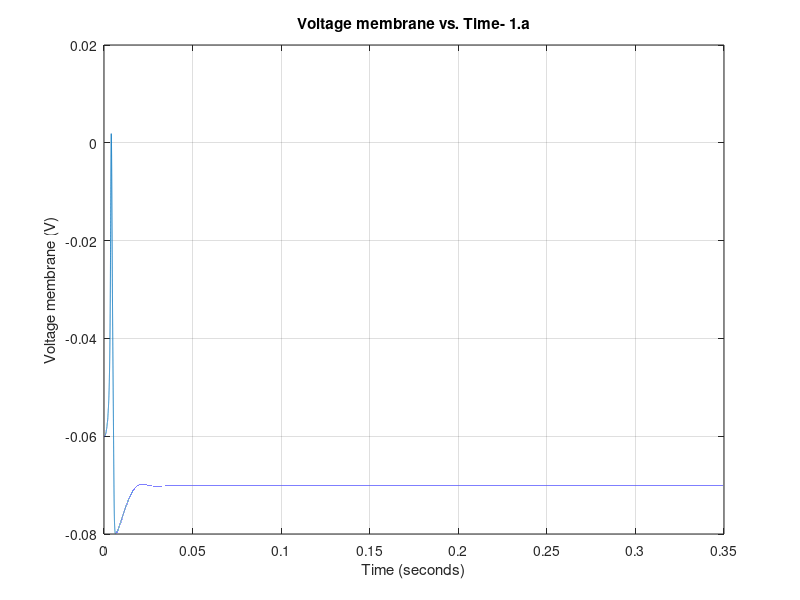
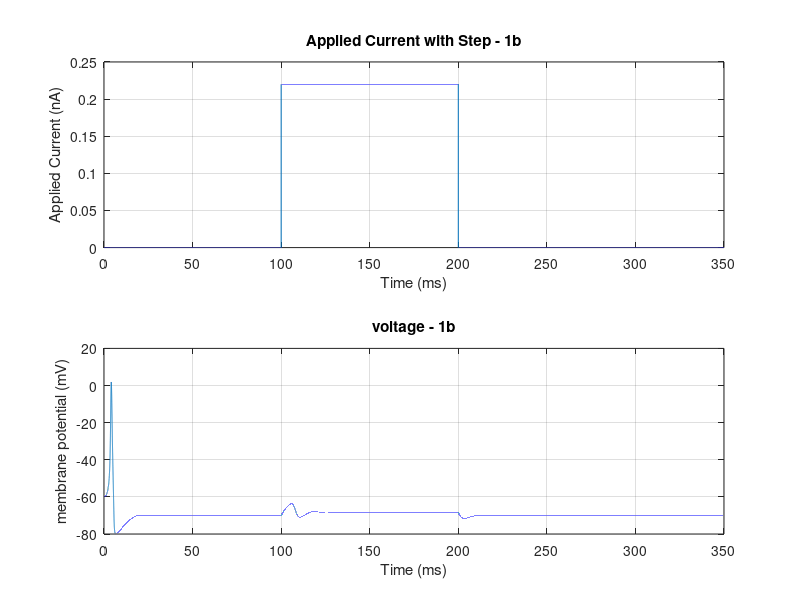
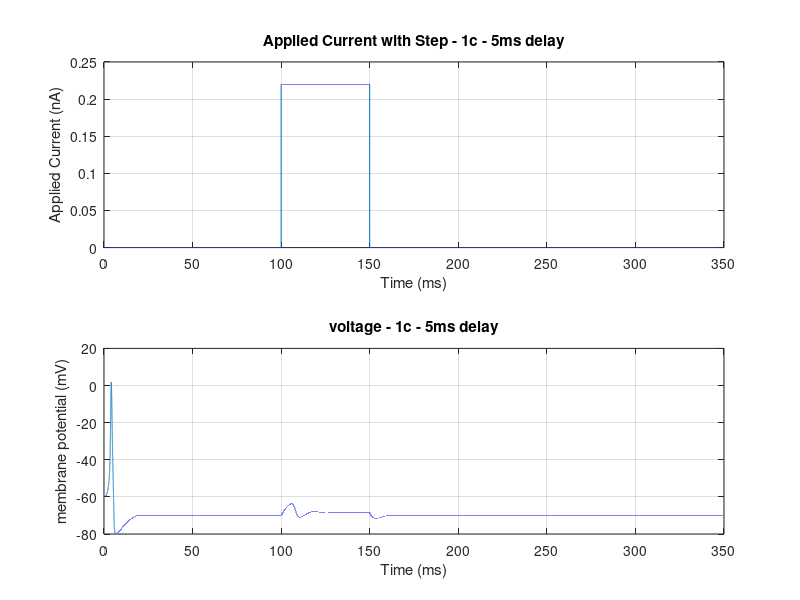

Reproduce these figures in MATLAB, in order. (Note: a time limit stopped this script after it produced the figures.)
close all
clear
clc

G_Leak = 30E-9; % Leak conductance (S)
R_m = 1/G_Leak;% resistance (ohm)
G_Na = 12E-6; %sodium conductance 
G_K = 3.6E-6; %potassium conductance
E_Na = 45E-3;
E_K = -82E-3;
leak_potential = -60E-3;
C_m = 100E-12;
tau_m = R_m*C_m;
dt = 0.02E-4;
tmax = 0.35;
time_vector =0:dt:tmax;

v = zeros(size(time_vector));
v(1) = leak_potential;
%part a
applied_current = zeros(size(time_vector));
%initialize gating variables
m = zeros(size(time_vector));
h = zeros(size(time_vector));
n = zeros(size(time_vector));
m(1) = 0;
h(1) = 0;
n(1) = 0;
for j = 1:length(time_vector)-1
    v(j+1) = v(j) + dt*( G_Leak*(leak_potential-v(j)) + G_Na*(m(j)^3)*h(j)*(E_Na-v(j))+G_K*(n(j)^4)*(E_K-v(j))+ applied_current(j))/C_m;
    if ( v(j) == -0.045 )     % to avoid dividing zero by zero
        alpha_m = 1e3;      % value calculated analytically
    else
        alpha_m=(1e5*(-v(j)-0.045))/(exp(100*(-v(j)-0.045))-1);
    end
    
    beta_m=4e3*exp((-v(j)-0.070)/0.018);
    alpha_h=70*exp(50*(-v(j)-0.070));
    beta_h=1e3/(1+exp(100*(-v(j)-0.040)));
    if ( v(j) == -0.060)      % to avoid dividing by zero
        alpha_n = 100;      % value calculated analytically
    else;                   % potassium activation rate
        alpha_n=(1e4*(-v(j)-0.060))/(exp(100*(-v(j)-0.060))-1);
    end
    
    beta_n=125*exp((-v(j)-0.070)/0.08);
    m(j+1)=m(j)+dt*(alpha_m*(1-m(j))-beta_m*m(j) );
    h(j+1)=h(j)+dt*(alpha_h*(1-h(j))-beta_h*h(j));
    n(j+1)=n(j)+dt*(alpha_n*(1-n(j))-beta_n*n(j));
end
f1=figure;
plot(time_vector, v);
xlabel('Time (seconds)');
ylabel('Voltage membrane (V)');
title('Voltage membrane vs. Time- 1.a');
grid on
saveas(f1, sprintf('1_a.png'));
%% part b
% Create applied current vector with step
v = zeros(size(time_vector));
v(1) = leak_potential;
m = zeros(size(time_vector));
h = zeros(size(time_vector));
n = zeros(size(time_vector));
m(1) = 0;
h(1) = 0;
n(1) = 0;
applied_current(time_vector >= 100e-3 & time_vector < 200e-3) = 0.22e-9;
for j = 1:length(time_vector)-1
    v(j+1) = v(j) + dt*( G_Leak*(leak_potential-v(j)) + G_Na*(m(j)^3)*h(j)*(E_Na-v(j))+G_K*(n(j)^4)*(E_K-v(j))+ applied_current(j))/C_m;
    if ( v(j) == -0.045 )     % to avoid dividing zero by zero
        alpha_m = 1e3;      % value calculated analytically
    else
        alpha_m=(1e5*(-v(j)-0.045))/(exp(100*(-v(j)-0.045))-1);
    end
    beta_m=4e3*exp((-v(j)-0.070)/0.018);
    alpha_h=70*exp(50*(-v(j)-0.070));
    beta_h=1e3/(1+exp(100*(-v(j)-0.040)));
    if ( v(j) == -0.060)      % to avoid dividing by zero
        alpha_n = 100;      % value calculated analytically
    else;                   % potassium activation rate
        alpha_n=(1e4*(-v(j)-0.060))/(exp(100*(-v(j)-0.060))-1);
    end
    beta_n=125*exp((-v(j)-0.070)/0.08);
    m(j+1)=m(j)+dt*(alpha_m*(1-m(j))-beta_m*m(j) );
    h(j+1)=h(j)+dt*(alpha_h*(1-h(j))-beta_h*h(j));
    n(j+1)=n(j)+dt*(alpha_n*(1-n(j))-beta_n*n(j));
end
% Plot the applied current
f2=figure;
subplot(2,1,1);
plot(time_vector*1e3, applied_current*1e9)
xlabel('Time (ms)')
ylabel('Applied Current (nA)')
title('Applied Current with Step - 1b')
grid on
subplot(2,1,2);
plot(time_vector*1e3, v*1e3)
xlabel('Time (ms)')
ylabel('membrane potential (mV)')
title('voltage - 1b')
grid on
saveas(f2, sprintf('1_b.png'));
%% Part c
applied_current = zeros(size(time_vector));
duration=5e-3/dt;
delay=5e-3/dt;
for j=1:10
    startpoint=((100e-3/dt)+delay*(j-1));
    endpoint=(startpoint+duration);
    applied_current(startpoint: endpoint) = 0.22e-9;
    
   
end
v = zeros(size(time_vector));
v(1) = leak_potential;
m = zeros(size(time_vector));
h = zeros(size(time_vector));
n = zeros(size(time_vector));
m(1) = 0;
h(1) = 0;
n(1) = 0;
for j = 1:length(time_vector)-1
    v(j+1) = v(j) + dt*( G_Leak*(leak_potential-v(j)) + G_Na*(m(j)^3)*h(j)*(E_Na-v(j))+G_K*(n(j)^4)*(E_K-v(j))+ applied_current(j))/C_m;
    if ( v(j) == -0.045 )     % to avoid dividing zero by zero
        alpha_m = 1e3;      % value calculated analytically
    else
        alpha_m=(1e5*(-v(j)-0.045))/(exp(100*(-v(j)-0.045))-1);
    end
    beta_m=4e3*exp((-v(j)-0.070)/0.018);
    alpha_h=70*exp(50*(-v(j)-0.070));
    beta_h=1e3/(1+exp(100*(-v(j)-0.040)));
    if ( v(j) == -0.060)      % to avoid dividing by zero
        alpha_n = 100;      % value calculated analytically
    else;                   % potassium activation rate
        alpha_n=(1e4*(-v(j)-0.060))/(exp(100*(-v(j)-0.060))-1);
    end
    beta_n=125*exp((-v(j)-0.070)/0.08);
    m(j+1)=m(j)+dt*(alpha_m*(1-m(j))-beta_m*m(j) );
    h(j+1)=h(j)+dt*(alpha_h*(1-h(j))-beta_h*h(j));
    n(j+1)=n(j)+dt*(alpha_n*(1-n(j))-beta_n*n(j));
end
f3=figure;
subplot(2,1,1);
plot(time_vector*1e3, applied_current*1e9)
xlabel('Time (ms)')
ylabel('Applied Current (nA)')
title('Applied Current with Step - 1c - 5ms delay')
grid on
subplot(2,1,2);
plot(time_vector*1e3, v*1e3)
xlabel('Time (ms)')
ylabel('membrane potential (mV)')
title('voltage - 1c - 5ms delay')
grid on
saveas(f3, sprintf('1_c-5ms delay.png'));

applied_current = zeros(size(time_vector));
duration=5e-3/dt;
delay=10e-3/dt;
for j=1:10
    startpoint=((100e-3/dt)+delay*(j-1));
    endpoint=(startpoint+duration);
    applied_current(startpoint+1: endpoint) = 0.22e-9;
    
   

end
v = zeros(size(time_vector));
v(1) = leak_potential;
m = zeros(size(time_vector));
h = zeros(size(time_vector));
n = zeros(size(time_vector));
m(1) = 0;
h(1) = 0;
n(1) = 0;
for j = 1:length(time_vector)-1
    v(j+1) = v(j) + dt*( G_Leak*(leak_potential-v(j)) + G_Na*(m(j)^3)*h(j)*(E_Na-v(j))+G_K*(n(j)^4)*(E_K-v(j))+ applied_current(j))/C_m;
    if ( v(j) == -0.045 )     % to avoid dividing zero by zero
        alpha_m = 1e3;      % value calculated analytically
    else
        alpha_m=(1e5*(-v(j)-0.045))/(exp(100*(-v(j)-0.045))-1);
    end
    beta_m=4e3*exp((-v(j)-0.070)/0.018);
    alpha_h=70*exp(50*(-v(j)-0.070));
    beta_h=1e3/(1+exp(100*(-v(j)-0.040)));
    if ( v(j) == -0.060)      % to avoid dividing by zero
        alpha_n = 100;      % value calculated analytically
    else;                   % potassium activation rate
        alpha_n=(1e4*(-v(j)-0.060))/(exp(100*(-v(j)-0.060))-1);
    end
    beta_n=125*exp((-v(j)-0.070)/0.08);
    m(j+1)=m(j)+dt*(alpha_m*(1-m(j))-beta_m*m(j) );
    h(j+1)=h(j)+dt*(alpha_h*(1-h(j))-beta_h*h(j));
    n(j+1)=n(j)+dt*(alpha_n*(1-n(j))-beta_n*n(j));
end

f4=figure;
subplot(2,1,1);
plot(time_vector*1e3, applied_current*1e9)
xlabel('Time (ms)')
ylabel('Applied Current (nA)')
title('Applied Current with Step - 1c - 10ms delay')
grid on
subplot(2,1,2);
plot(time_vector*1e3, v*1e3)
xlabel('Time (ms)')
ylabel('membrane potential (mV)')
title('voltage - 1c - 10ms delay')
grid on
saveas(f4, sprintf('1_c-10ms delay.png'));

applied_current = zeros(size(time_vector));
duration=5e-3/dt;
delay=15e-3/dt;
for j=1:10
    startpoint=((100e-3/dt)+delay*(j-1));
    endpoint=(startpoint+duration);
    applied_current(startpoint+1: endpoint) = 0.22e-9;
    
   

end
v = zeros(size(time_vector));
v(1) = leak_potential;
m = zeros(size(time_vector));
h = zeros(size(time_vector));
n = zeros(size(time_vector));
m(1) = 0;
h(1) = 0;
n(1) = 0;
for j = 1:length(time_vector)-1
    v(j+1) = v(j) + dt*( G_Leak*(leak_potential-v(j)) + G_Na*(m(j)^3)*h(j)*(E_Na-v(j))+G_K*(n(j)^4)*(E_K-v(j))+ applied_current(j))/C_m;
    if ( v(j) == -0.045 )     % to avoid dividing zero by zero
        alpha_m = 1e3;      % value calculated analytically
    else
        alpha_m=(1e5*(-v(j)-0.045))/(exp(100*(-v(j)-0.045))-1);
    end
    beta_m=4e3*exp((-v(j)-0.070)/0.018);
    alpha_h=70*exp(50*(-v(j)-0.070));
    beta_h=1e3/(1+exp(100*(-v(j)-0.040)));
    if ( v(j) == -0.060)      % to avoid dividing by zero
        alpha_n = 100;      % value calculated analytically
    else;                   % potassium activation rate
        alpha_n=(1e4*(-v(j)-0.060))/(exp(100*(-v(j)-0.060))-1);
    end
    beta_n=125*exp((-v(j)-0.070)/0.08);
    m(j+1)=m(j)+dt*(alpha_m*(1-m(j))-beta_m*m(j) );
    h(j+1)=h(j)+dt*(alpha_h*(1-h(j))-beta_h*h(j));
    n(j+1)=n(j)+dt*(alpha_n*(1-n(j))-beta_n*n(j));
end

f5=figure;
subplot(2,1,1);
plot(time_vector*1e3, applied_current*1e9)
xlabel('Time (ms)')
ylabel('Applied Current (nA)')
title('Applied Current with Step - 1c - 15ms delay')
grid on
subplot(2,1,2);
plot(time_vector*1e3, v*1e3)
xlabel('Time (ms)')
ylabel('membrane potential (mV)')
title('voltage - 1c - 15ms delay')
grid on
saveas(f5, sprintf('1_c-15ms delay.png'));

applied_current = zeros(size(time_vector));
duration=5e-3/dt;
delay=25e-3/dt;
for j=1:10
    startpoint=((100e-3/dt)+delay*(j-1));
    endpoint=(startpoint+duration);
    applied_current(startpoint+1: endpoint) = 0.22e-9;
    
   

end
v = zeros(size(time_vector));
v(1) = leak_potential;
m = zeros(size(time_vector));
h = zeros(size(time_vector));
n = zeros(size(time_vector));
m(1) = 0;
h(1) = 0;
n(1) = 0;
for j = 1:length(time_vector)-1
    v(j+1) = v(j) + dt*( G_Leak*(leak_potential-v(j)) + G_Na*(m(j)^3)*h(j)*(E_Na-v(j))+G_K*(n(j)^4)*(E_K-v(j))+ applied_current(j))/C_m;
    if ( v(j) == -0.045 )     % to avoid dividing zero by zero
        alpha_m = 1e3;      % value calculated analytically
    else
        alpha_m=(1e5*(-v(j)-0.045))/(exp(100*(-v(j)-0.045))-1);
    end
    beta_m=4e3*exp((-v(j)-0.070)/0.018);
    alpha_h=70*exp(50*(-v(j)-0.070));
    beta_h=1e3/(1+exp(100*(-v(j)-0.040)));
    if ( v(j) == -0.060)      % to avoid dividing by zero
        alpha_n = 100;      % value calculated analytically
    else;                   % potassium activation rate
        alpha_n=(1e4*(-v(j)-0.060))/(exp(100*(-v(j)-0.060))-1);
    end
    beta_n=125*exp((-v(j)-0.070)/0.08);
    m(j+1)=m(j)+dt*(alpha_m*(1-m(j))-beta_m*m(j) );
    h(j+1)=h(j)+dt*(alpha_h*(1-h(j))-beta_h*h(j));
    n(j+1)=n(j)+dt*(alpha_n*(1-n(j))-beta_n*n(j));
end

f51=figure;
subplot(2,1,1);
plot(time_vector*1e3, applied_current*1e9)
xlabel('Time (ms)')
ylabel('Applied Current (nA)')
title('Applied Current with Step - 1c - 15ms delay')
grid on
subplot(2,1,2);
plot(time_vector*1e3, v*1e3)
xlabel('Time (ms)')
ylabel('membrane potential (mV)')
title('voltage - 1c - 15ms delay')
grid on
saveas(f51, sprintf('1_c-25ms delay.png'));
%Below a certain threshold: The delay might be too short for the sodium channels to recover from inactivation, preventing spike generation.
%Optimal range: There might be a "sweet spot" where the delay allows enough sodium channel recovery but keeps the membrane potential sufficiently depolarized for a strong response.
%Beyond a certain threshold: Very long delays might allow the membrane potential to return too close to the resting potential, making it less likely to reach the threshold even with high-amplitude, long-duration pulses
%Increased delay means less sodium channels are ready at the pulse onset, as they experience inactivation during the resting period. This initially reduces the inward sodium current, making it harder to reach the threshold.
%However, a longer delay also allows more time for the potassium channels to close, increasing the overall membrane resistance and promoting further depolarization.
%Depending on the interplay of these opposing effects, increasing the delay can sometimes lead to larger spikes due to greater membrane resistance if the sodium channels recover enough by the time the pulse arrives.
%Very long delays typically result in no spikes as the membrane potential returns closer to resting potential, requiring a stronger or longer pulse to overcome the leak current.
%Time-dependent inactivation: Sodium channels have an intrinsic inactivation mechanism. Once activated by a depolarization, they deactivate and enter an inactivated state over time. The recovery from this inactivation also takes time, following a specific rate constant.
%Leak current: During the resting period between pulses, the leak current counteracts depolarization and gradually pulls the membrane potential back towards its resting level.
%Interplay of recovery and leak: While a longer delay (like 15 ms) offers more time for recovery, it also allows the leak current more time to repolarize the membrane. This can counteract the sodium channel recovery, making it harder for the membrane potential to reach the threshold and trigger a spike.
%Why 10 ms might be an "optimal" delay in your case:

%With a 10 ms delay, the sodium channels might partially recover, but not completely. This can be enough to generate a significant inward current upon pulse arrival, pushing the membrane potential closer to the threshold.
%Additionally, the 10 ms delay might not give the leak current enough time to fully repolarize the membrane, leaving it still sufficiently depolarized for the recovered sodium channels to contribute a strong response.
%Why 15 ms might not trigger a spike:

%As the delay increases to 15 ms, the leak current has more time to act, potentially pulling the membrane potential further away from the threshold.
%Even though some sodium channels might recover from inactivation, the initial membrane potential could be too low to overcome the leak current and the remaining inactivated channels, preventing a strong enough depolarization to reach the threshold.

%% part D
applied_current = 0.6e-9*ones(size(time_vector));
v = zeros(size(time_vector));
v(1) = -0.065;
m = zeros(size(time_vector));
h = zeros(size(time_vector));
n = zeros(size(time_vector));
m(1) = 0.05;
h(1) = 0.5;
n(1) = 0.35;
duration=5e-3/dt;
delay=0;
for j=1:10
    startpoint=((100e-3/dt)+delay+duration*(j-1));
    endpoint=(startpoint+duration);
    applied_current(startpoint: endpoint) =0;
    delay=j*20e-3/dt;
    
end
for j = 1:length(time_vector)-1
    v(j+1) = v(j) + dt*( G_Leak*(leak_potential-v(j)) + G_Na*(m(j)^3)*h(j)*(E_Na-v(j))+G_K*(n(j)^4)*(E_K-v(j))+ applied_current(j))/C_m;
    if ( v(j) == -0.045 )     % to avoid dividing zero by zero
        alpha_m = 1e3;      % value calculated analytically
    else
        alpha_m=(1e5*(-v(j)-0.045))/(exp(100*(-v(j)-0.045))-1);
    end
    beta_m=4e3*exp((-v(j)-0.070)/0.018);
    alpha_h=70*exp(50*(-v(j)-0.070));
    beta_h=1e3/(1+exp(100*(-v(j)-0.040)));
    if ( v(j) == -0.060)      % to avoid dividing by zero
        alpha_n = 100;      % value calculated analytically
    else;                   % potassium activation rate
        alpha_n=(1e4*(-v(j)-0.060))/(exp(100*(-v(j)-0.060))-1);
    end
    beta_n=125*exp((-v(j)-0.070)/0.08);
    m(j+1)=m(j)+dt*(alpha_m*(1-m(j))-beta_m*m(j) );
    h(j+1)=h(j)+dt*(alpha_h*(1-h(j))-beta_h*h(j));
    n(j+1)=n(j)+dt*(alpha_n*(1-n(j))-beta_n*n(j));
end
f6=figure;
subplot(2,1,1);
plot(time_vector*1e3, applied_current*1e9)
xlabel('Time (ms)')
ylabel('Applied Current (nA)')
title('Applied Current with Step - 1d ')
grid on
subplot(2,1,2);
plot(time_vector*1e3, v*1e3)
xlabel('Time (ms)')
ylabel('membrane potential (mV)')
title('voltage - 1d')
grid on
saveas(f6, sprintf('1_d.png'));

%I see that

%% part e
applied_current = 0.65e-9*ones(size(time_vector));
v = zeros(size(time_vector));
v(1) = -0.065;
m = zeros(size(time_vector));
h = zeros(size(time_vector));
n = zeros(size(time_vector));
m(1) = 0.05;
h(1) = 0.5;
n(1) = 0.35;
duration=5e-3/dt;
delay=0;
for j=1
    startpoint=((100e-3/dt)+delay+duration*(j-1));
    endpoint=(startpoint+duration);
    applied_current(startpoint: endpoint) =1e-9;
    delay=j*20e-3/dt;
   
end
for j = 1:length(time_vector)-1
    v(j+1) = v(j) + dt*( G_Leak*(leak_potential-v(j)) + G_Na*(m(j)^3)*h(j)*(E_Na-v(j))+G_K*(n(j)^4)*(E_K-v(j))+ applied_current(j))/C_m;
    if ( v(j) == -0.045 )     % to avoid dividing zero by zero
        alpha_m = 1e3;      % value calculated analytically
    else
        alpha_m=(1e5*(-v(j)-0.045))/(exp(100*(-v(j)-0.045))-1);
    end
    G_Na*(m(j)^3)*h(j)*(E_Na-v(j))
    beta_m=4e3*exp((-v(j)-0.070)/0.018);
    alpha_h=70*exp(50*(-v(j)-0.070));
    beta_h=1e3/(1+exp(100*(-v(j)-0.040)));
    if ( v(j) == -0.060)      % to avoid dividing by zero
        alpha_n = 100;      % value calculated analytically
    else;                   % potassium activation rate
        alpha_n=(1e4*(-v(j)-0.060))/(exp(100*(-v(j)-0.060))-1);
    end
    G_K*(n(j)^4)*(E_K-v(j))
    beta_n=125*exp((-v(j)-0.070)/0.08);
    m(j+1)=m(j)+dt*(alpha_m*(1-m(j))-beta_m*m(j) );
    h(j+1)=h(j)+dt*(alpha_h*(1-h(j))-beta_h*h(j));
    n(j+1)=n(j)+dt*(alpha_n*(1-n(j))-beta_n*n(j));
end

f7=figure;
subplot(2,1,1);
plot(time_vector*1e3, applied_current*1e9)
xlabel('Time (ms)')
ylabel('Applied Current (nA)')
title('Applied Current with Step - 1e ')
grid on
subplot(2,1,2);
plot(time_vector*1e3, v*1e3)
xlabel('Time (ms)')
ylabel('membrane potential (mV)')
title('voltage - 1e')
grid on
saveas(f7, sprintf('1_e.png'));
%% part f
applied_current = 0.7e-9*ones(size(time_vector));
v = zeros(size(time_vector));
v(1) = -0.065;
m = zeros(size(time_vector));
h = zeros(size(time_vector));
n = zeros(size(time_vector));
m(1) = 0;
h(1) =0;
n(1) = 0;
duration=5e-3/dt;
delay=0;
for j=1
    startpoint=((100e-3/dt)+delay+duration*(j-1));
    endpoint=(startpoint+duration);
    applied_current(startpoint: endpoint) =1e-9;
    delay=j*20e-3/dt;
   
end
for j = 1:length(time_vector)-1
    v(j+1) = v(j) + dt*( G_Leak*(leak_potential-v(j)) + G_Na*(m(j)^3)*h(j)*(E_Na-v(j))+G_K*(n(j)^4)*(E_K-v(j))+ applied_current(j))/C_m;
    if ( v(j) == -0.045 )     % to avoid dividing zero by zero
        alpha_m = 1e3;      % value calculated analytically
    else
        alpha_m=(1e5*(-v(j)-0.045))/(exp(100*(-v(j)-0.045))-1);
    end
    beta_m=4e3*exp((-v(j)-0.070)/0.018);
    alpha_h=70*exp(50*(-v(j)-0.070));
    beta_h=1e3/(1+exp(100*(-v(j)-0.040)));
    if ( v(j) == -0.060)      % to avoid dividing by zero
        alpha_n = 100;      % value calculated analytically
    else;                   % potassium activation rate
        alpha_n=(1e4*(-v(j)-0.060))/(exp(100*(-v(j)-0.060))-1);
    end
    beta_n=125*exp((-v(j)-0.070)/0.08);
    m(j+1)=m(j)+dt*(alpha_m*(1-m(j))-beta_m*m(j) );
    h(j+1)=h(j)+dt*(alpha_h*(1-h(j))-beta_h*h(j));
    n(j+1)=n(j)+dt*(alpha_n*(1-n(j))-beta_n*n(j));
end
f8=figure;
subplot(2,1,1);
plot(time_vector*1e3, applied_current*1e9)
xlabel('Time (ms)')
ylabel('Applied Current (nA)')
title('Applied Current with Step - 1f ')
grid on
subplot(2,1,2);
plot(time_vector*1e3, v*1e3)
xlabel('Time (ms)')
ylabel('membrane potential (mV)')
title('voltage - 1f')
grid on
saveas(f8, sprintf('1_f.png'));
set(0,'DefaultLineLineWidth',2,...
    'DefaultLineMarkerSize',8, ...
    'DefaultAxesLineWidth',2, ...
    'DefaultAxesFontSize',14,...
    'DefaultAxesFontWeight','Bold');
